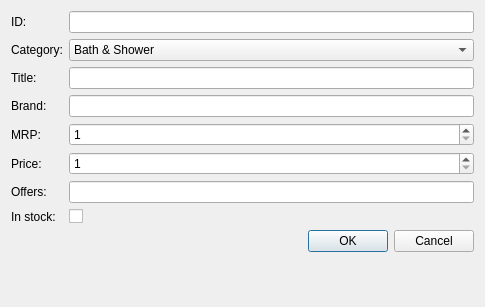
<?xml version="1.0" encoding="UTF-8"?>
<ui version="4.0">
 <class>AddRowDialog</class>
 <widget class="QDialog" name="AddRowDialog">
  <property name="geometry">
   <rect>
    <x>0</x>
    <y>0</y>
    <width>485</width>
    <height>307</height>
   </rect>
  </property>
  <property name="windowTitle">
   <string>Dialog</string>
  </property>
  <layout class="QFormLayout" name="formLayout">
   <item row="0" column="0">
    <widget class="QLabel" name="labelID">
     <property name="text">
      <string>ID:</string>
     </property>
    </widget>
   </item>
   <item row="8" column="0" colspan="2">
    <widget class="QDialogButtonBox" name="buttonBox">
     <property name="orientation">
      <enum>Qt::Horizontal</enum>
     </property>
     <property name="standardButtons">
      <set>QDialogButtonBox::Cancel|QDialogButtonBox::Ok</set>
     </property>
    </widget>
   </item>
   <item row="0" column="1">
    <widget class="QLineEdit" name="lineEditID"/>
   </item>
   <item row="1" column="0">
    <widget class="QLabel" name="labelCategory">
     <property name="text">
      <string>Category:</string>
     </property>
    </widget>
   </item>
   <item row="1" column="1">
    <widget class="QComboBox" name="comboBoxCategory">
     <property name="minimumSize">
      <size>
       <width>200</width>
       <height>0</height>
      </size>
     </property>
     <item>
      <property name="text">
       <string>Bath &amp; Shower</string>
      </property>
     </item>
     <item>
      <property name="text">
       <string>Detergents &amp; Dishwash</string>
      </property>
     </item>
     <item>
      <property name="text">
       <string>Fragrance</string>
      </property>
     </item>
     <item>
      <property name="text">
       <string>Grocery &amp; Gourmet Foods</string>
      </property>
     </item>
     <item>
      <property name="text">
       <string>Hair Care</string>
      </property>
     </item>
     <item>
      <property name="text">
       <string>Skin Care</string>
      </property>
     </item>
    </widget>
   </item>
   <item row="2" column="0">
    <widget class="QLabel" name="labelTitle">
     <property name="text">
      <string>Title:</string>
     </property>
    </widget>
   </item>
   <item row="2" column="1">
    <widget class="QLineEdit" name="lineEditTitle"/>
   </item>
   <item row="3" column="0">
    <widget class="QLabel" name="labelBrand">
     <property name="text">
      <string>Brand:</string>
     </property>
    </widget>
   </item>
   <item row="4" column="0">
    <widget class="QLabel" name="labelMRP">
     <property name="text">
      <string>MRP:</string>
     </property>
    </widget>
   </item>
   <item row="4" column="1">
    <widget class="QSpinBox" name="spinBoxMRP">
     <property name="minimum">
      <number>1</number>
     </property>
     <property name="maximum">
      <number>10000</number>
     </property>
    </widget>
   </item>
   <item row="5" column="0">
    <widget class="QLabel" name="labelPrice">
     <property name="text">
      <string>Price:</string>
     </property>
    </widget>
   </item>
   <item row="5" column="1">
    <widget class="QSpinBox" name="spinBoxPrice">
     <property name="minimum">
      <number>1</number>
     </property>
     <property name="maximum">
      <number>10000</number>
     </property>
    </widget>
   </item>
   <item row="6" column="1">
    <widget class="QLineEdit" name="lineEditOffers"/>
   </item>
   <item row="6" column="0">
    <widget class="QLabel" name="labelOffers">
     <property name="text">
      <string>Offers:</string>
     </property>
    </widget>
   </item>
   <item row="7" column="0">
    <widget class="QLabel" name="labelStock">
     <property name="text">
      <string>In stock:</string>
     </property>
    </widget>
   </item>
   <item row="7" column="1">
    <widget class="QCheckBox" name="checkBoxStock">
     <property name="text">
      <string/>
     </property>
    </widget>
   </item>
   <item row="3" column="1">
    <widget class="QLineEdit" name="lineEditBrand"/>
   </item>
  </layout>
 </widget>
 <resources/>
 <connections>
  <connection>
   <sender>buttonBox</sender>
   <signal>accepted()</signal>
   <receiver>AddRowDialog</receiver>
   <slot>accept()</slot>
   <hints>
    <hint type="sourcelabel">
     <x>248</x>
     <y>254</y>
    </hint>
    <hint type="destinationlabel">
     <x>157</x>
     <y>274</y>
    </hint>
   </hints>
  </connection>
  <connection>
   <sender>buttonBox</sender>
   <signal>rejected()</signal>
   <receiver>AddRowDialog</receiver>
   <slot>reject()</slot>
   <hints>
    <hint type="sourcelabel">
     <x>316</x>
     <y>260</y>
    </hint>
    <hint type="destinationlabel">
     <x>286</x>
     <y>274</y>
    </hint>
   </hints>
  </connection>
 </connections>
</ui>
